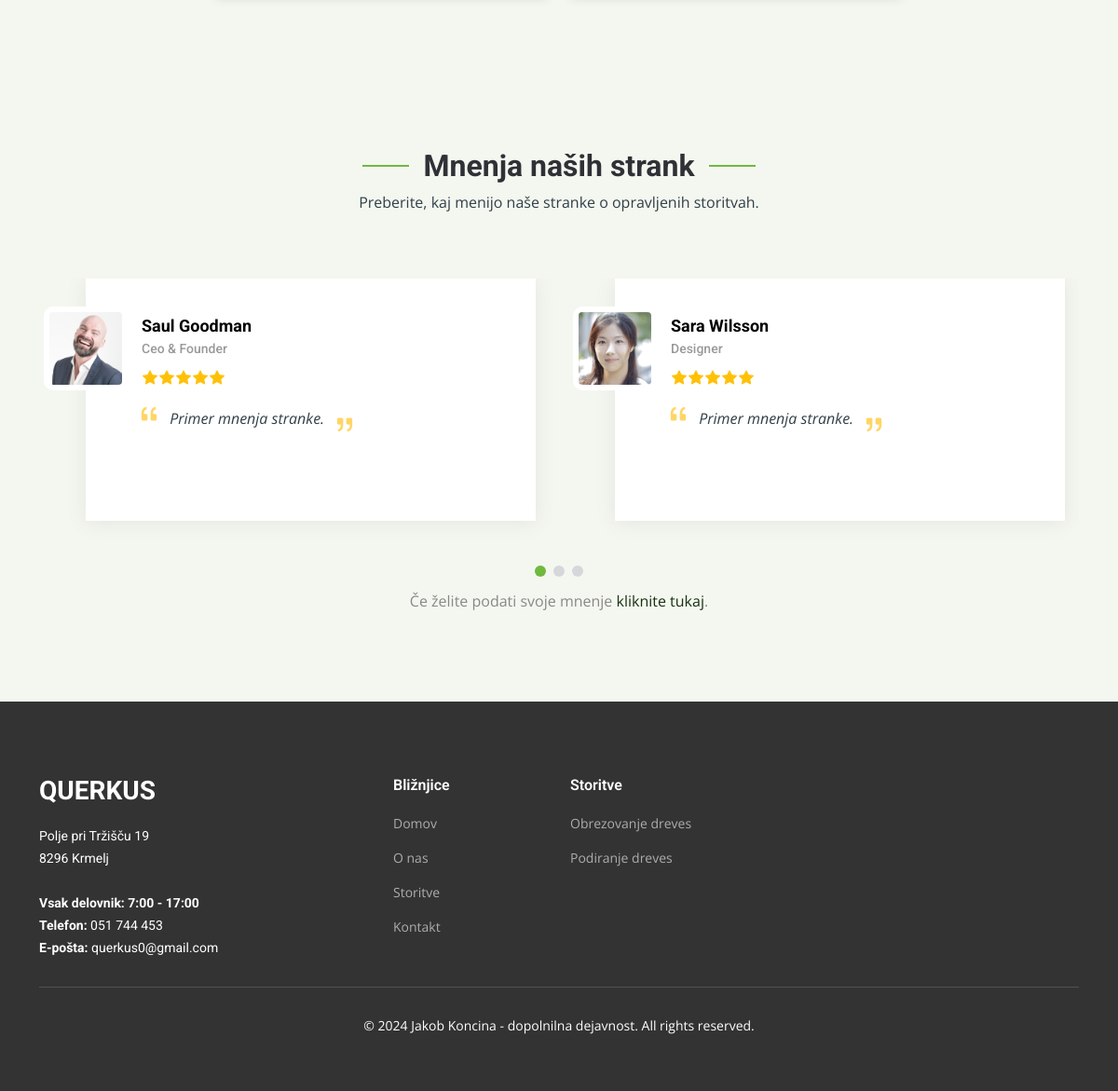
The app's page / (lower part), older data.
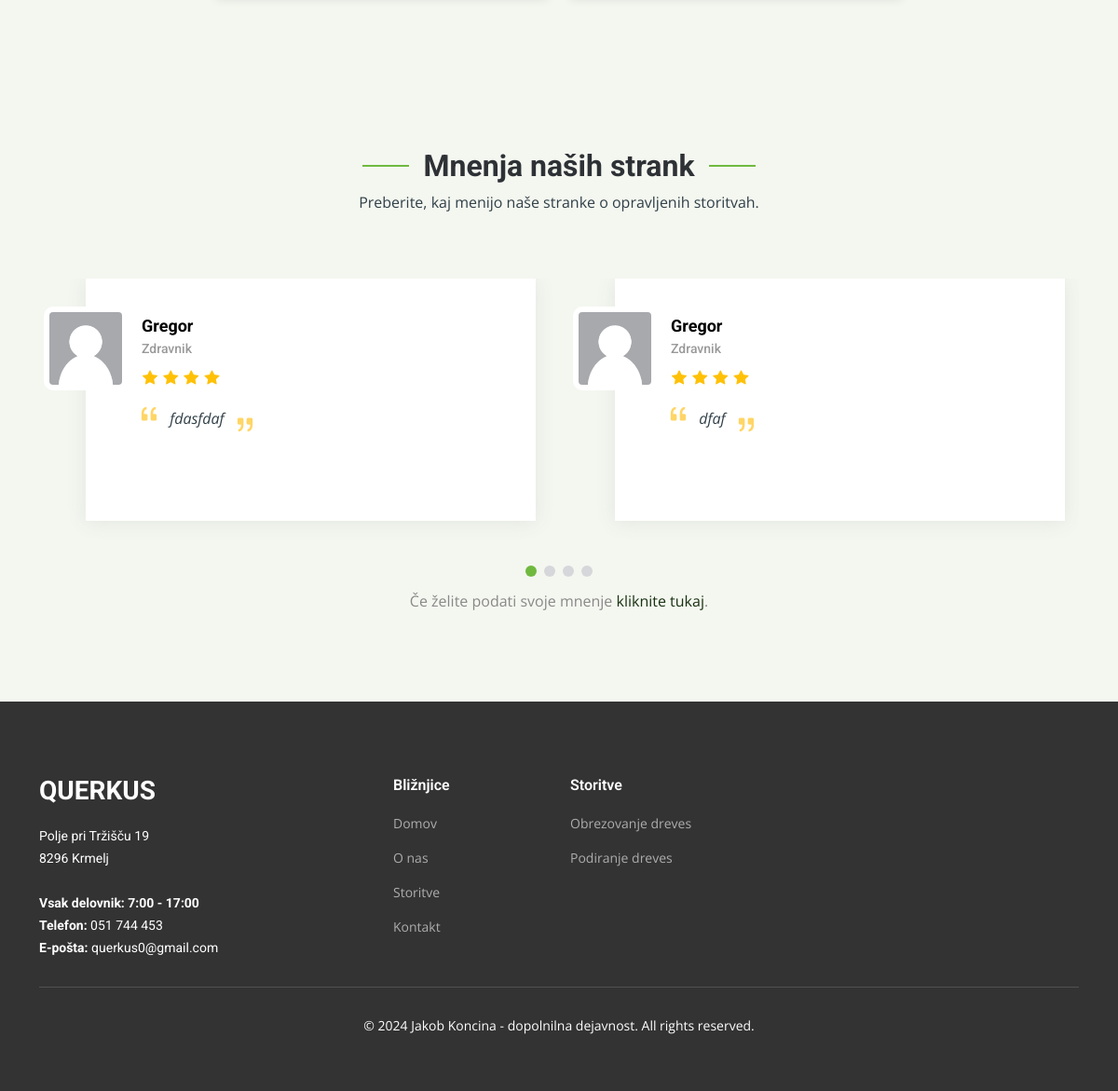
The same page, newer data.
### company_website/models.py (models this page shows, shortened)
class Service(models.Model):
    title = models.CharField(max_length=100)
    description = models.TextField()
    icon = models.CharField(max_length=50)
    TEMPLATE_CHOICES = [
        ('obrezovanje-dreves', 'Obrezovanje dreves'),
        ('podiranje-dreves', 'Podiranje dreves'),
        ('obrezovanje-zive-meje', 'Obrezovanje žive meje'),
    ]
    template = models.CharField(max_length=100, choices=TEMPLATE_CHOICES)

class Testimonial(models.Model):
    name = models.CharField(max_length=100)
    role = models.CharField(max_length=100)
    rating = models.IntegerField(default=5)
    message = models.TextField()

### company_website/views.py (the view, shortened to what this page needs)
# urls.py: path('', views.home, name='home'),
def home(request):
    service_process = ServiceProcess.objects.all()
    services = Service.objects.all()
    testimonials = Testimonial.objects.all()
    form = InquiryForm()
    context = {
        'service_process': service_process,
        'services': services,
        'form': form,
        'testimonials': testimonials,
    }
    return render(request, 'home.html', context)

### company_website/templates/home.html (shortened to what the changed rows need)
{% load static %}
<!DOCTYPE html>
<html lang="en">
<head>
  <link href="{% static 'company_website/assets/vendor/bootstrap/css/bootstrap.min.css' %}" rel="stylesheet">
  <link href="{% static 'company_website/assets/vendor/bootstrap-icons/bootstrap-icons.css' %}" rel="stylesheet">
  <link href="{% static 'company_website/assets/vendor/fontawesome-free/css/all.min.css' %}" rel="stylesheet">
  <link href="{% static 'company_website/assets/vendor/aos/aos.css' %}" rel="stylesheet">
  <link href="{% static 'company_website/assets/vendor/glightbox/css/glightbox.min.css' %}" rel="stylesheet">
  <link href="{% static 'company_website/assets/vendor/swiper/swiper-bundle.min.css' %}" rel="stylesheet">
  <link href= "{% static 'company_website/assets/css/main.css' %}" rel="stylesheet">
</head>
<body>
  <main id="main">
  <section id="testimonials" class="testimonials section-bg">
    <div class="container" data-aos="fade-up">
      <div class="section-header">
        <h2>Mnenja naših strank</h2>
      </div>
      <div class="slides-2 swiper">
        <div class="swiper-wrapper">
          {% if testimonials%}
            {% for testimonial in testimonials %}
            <div class="swiper-slide">
              <div class="testimonial-wrap">
                <div class="testimonial-item">
                  <img src=" {% static 'company_website/assets/img/testimonials/123456.webp' %} " class="testimonial-img" alt="">
                  <h3>{{ testimonial.name }}</h3>
                  <h4>{{ testimonial.role }}</h4>
                  <div class="stars">
                    {% for _ in ""|rjust:testimonial.rating %}
                      <i class="bi bi-star-fill"></i>
                    {% endfor %}
                  </div>
                  <p>
                    <i class="bi bi-quote quote-icon-left"></i>
                    {{ testimonial.message }}
                    <i class="bi bi-quote quote-icon-right"></i>
                  </p>
                </div>
              </div>
            </div>
            {% endfor %}
          {% else %}
          <div class="swiper-slide">
            <div class="testimonial-wrap">
              <div class="testimonial-item">
                <img src=" {% static 'company_website/assets/img/testimonials/testimonials-1.jpg' %} " class="testimonial-img" alt="">
                <h3>Saul Goodman</h3>
                <h4>Ceo &amp; Founder</h4>
                <div class="stars">
                  <i class="bi bi-star-fill"></i><i class="bi bi-star-fill"></i><i class="bi bi-star-fill"></i><i class="bi bi-star-fill"></i><i class="bi bi-star-fill"></i>
                </div>
                <p>
                  <i class="bi bi-quote quote-icon-left"></i>
                  Primer mnenja stranke.
                  <i class="bi bi-quote quote-icon-right"></i>
                </p>
              </div>
            </div>
          </div>
          <div class="swiper-slide">
            <div class="testimonial-wrap">
              <div class="testimonial-item">
                <img src=" {% static 'company_website/assets/img/testimonials/testimonials-2.jpg' %} " class="testimonial-img" alt="">
                <h3>Sara Wilsson</h3>
                <h4>Designer</h4>
                <div class="stars">
                  <i class="bi bi-star-fill"></i><i class="bi bi-star-fill"></i><i class="bi bi-star-fill"></i><i class="bi bi-star-fill"></i><i class="bi bi-star-fill"></i>
                </div>
                <p>
                  <i class="bi bi-quote quote-icon-left"></i>
                  Primer mnenja stranke.
                  <i class="bi bi-quote quote-icon-right"></i>
                </p>
              </div>
            </div>
          </div>
          {% endif %}
        </div>
        <div class="swiper-pagination"></div>
        <div>
          <p class="submit-text">Če želite podati svoje mnenje <a href="{% url 'about_us' %}#testimonial-form" class="submit-link">kliknite tukaj</a>.</p>
        </div>
      </div>
    </div>
  </section>
  </main>
  <footer id="footer" class="footer">
    <div class="footer-content position-relative">
      <div class="container">
        <div class="row">
          <div class="col-lg-2 col-md-3 footer-links">
            <ul>
              {% for service in services%}
              <li><a href="{% url 'service_detail' service.id %}">{{ service.title }}</a></li>
              {% endfor %}
            </ul>
          </div>
        </div>
      </div>
    </div>
  </footer>
</body>
</html>

Row changes from the older to the newer data that the page shows:
added Testimonial: name "Gregor", role "Zdravnik", rating 4 (drawn), message "fdasfdaf"
added Testimonial: name "Gregor", role "Zdravnik", rating 4 (drawn), message "dfaf"
Text that changed along with them:
text no longer shown: "Saul Goodman Ceo & Founder Primer mnenja stranke. Sara Wilsson Designer Primer mnenja stranke."
